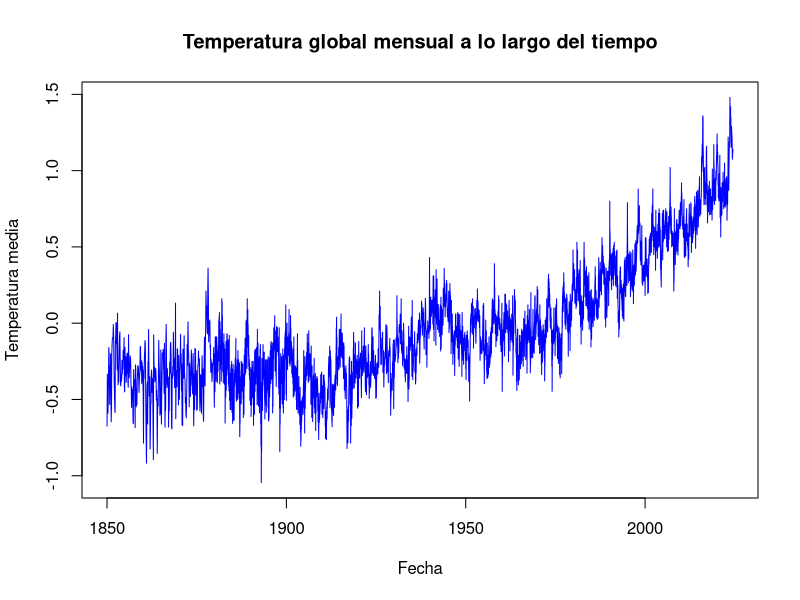

This figure's R source:
#Temperatura global en temporalidad mensual a lo largo de 2 siglos aproximadamente
dataset = read.csv("monthly.csv")
dataset <- dataset[ , !(names(dataset) %in% "Source")]

# Convertir la columna 'Year' a fecha (suponiendo formato YYYY-MM)
dataset$Year <- as.Date(paste0(dataset$Year, "-01"))

# Graficar la temperatura en el tiempo
plot(dataset$Year, dataset$Mean,
     type = "l",                  # línea
     col = "blue",
     xlab = "Fecha",
     ylab = "Temperatura media",
     main = "Temperatura global mensual a lo largo del tiempo")

